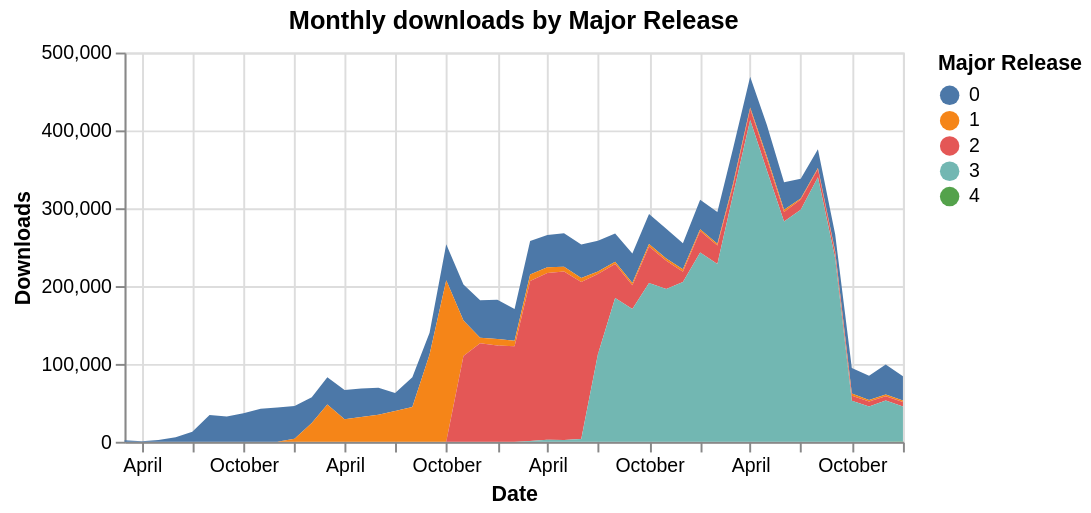

Specify this chart in Vega-Lite:
### Vega-Lite specification from a JSON file in a GitHub repository (floating-point values rounded to 4 significant figures; data arrays with more than 128 entries replaced by an {"elided": "..."} marker saying what was removed)
{"config": {"view": {"continuousWidth": 400, "continuousHeight": 300}}, "data": {"name": "data-60180a084184d388acb3ba4143895793"}, "mark": "area", "encoding": {"color": {"field": "major_release", "title": "Major Release", "type": "nominal"}, "tooltip": [{"field": "month", "format": "%Y-%m", "title": "Date", "type": "temporal"}, {"field": "num_downloads", "format": ",.0f", "title": "Num Downloads", "type": "quantitative"}, {"field": "major_release", "title": "Major release", "type": "nominal"}], "x": {"field": "month", "title": "Date", "type": "temporal"}, "y": {"field": "num_downloads", "title": "Downloads", "type": "quantitative"}}, "height": 200, "title": "Monthly downloads by Major Release", "$schema": "https://vega.github.io/schema/vega-lite/v4.17.0.json", "datasets": {"data-60180a084184d388acb3ba4143895793": {"elided": "135 records"}}}
